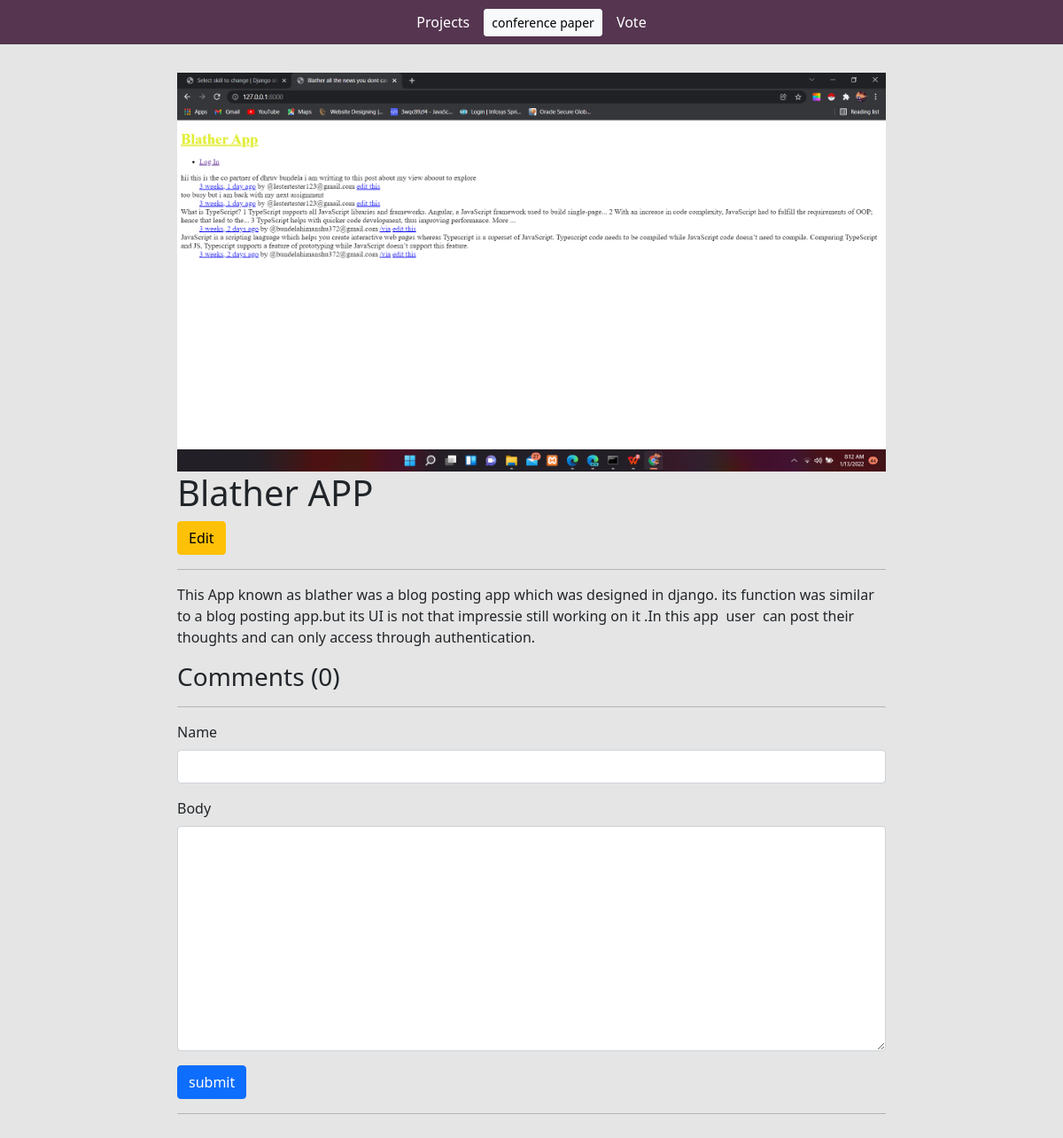
Page /project/6644f281-682a-403c-b2fe-692f90b3800d/ on the committed database.
### base/models.py (models this page shows, shortened)
class Project(models.Model):
    title = models.CharField(max_length=200)
    thumbnail = models.ImageField(null=True)
    body = RichTextUploadingField()
    slug = models.SlugField(null=True, blank=True)
    created = models.DateTimeField(auto_now_add=True)
    id = models.UUIDField(default=uuid.uuid4,  unique=True,
                          primary_key=True, editable=False)

### base/views.py (the view, shortened to what this page needs)
# urls.py: path('project/<str:pk>/', views.projectPage, name="project"),
def projectPage(request, pk):
    project = Project.objects.get(id=pk)
    count = project.comment_set.count()
    comments = project.comment_set.all().order_by('-created')
    form = CommentForm()
    context = {'project': project, 'count': count,
               'comments': comments, 'form': form}
    return render(request, 'base/project.html', context)

### base/forms.py
class CommentForm(ModelForm):
    class Meta:
        model = Comment
        fields = '__all__'
        exclude = ['project']
    def __init__(self, *args, **kwargs):
        super(CommentForm, self).__init__(*args, **kwargs)
        self.fields['name'].widget.attrs.update(
            {'class': 'form-control'})
        self.fields['body'].widget.attrs.update(
            {'class': 'form-control', })

### base/templates/base/project.html (shortened to what this page needs)
{% extends 'base/main.html' %}
{% load static %}
{% block content %}
<div class="container">
    <div class="project-container">
        <img class="project--image" src="{{project.thumbnail.url}}">
        <h1>{{project.title}}</h1>
        <a class="btn btn-warning" href="{% url 'edit-project' project.id %}">Edit</a>
        <hr>
        <p>{{project.body|safe}}</p>
        <div class="comments-container">
            <h3>Comments ({{count}})</h3>
            <hr>
            <form method="post">
                {% for field in form %}
                <div class="mb-3">
                    <label for="exampleInputPassword1" class="form-label">{{field.label}}</label>
                    {{field}}
                </div>
                {% endfor %}
                <input class="btn btn-primary" type="submit" value="submit">
            </form>
            <hr>
        </div>
    </div>
</div>
{% endblock content %}

### static/styles/main.css (style rules this page uses)
body { background-color: #E5E5E5; }
.project--image { max-width: 800px; }

### base/templates/base/project.html (style rules this page uses)
.project-container { max-width: 800px; margin: 0 auto; margin-top: 2em; margin-bottom: 2em; }

### rows in the picture
Project: thumbnail (picture), title "Blather APP", body "This App known as blather was a blog posting app which was designed in django. its function was similar to a blog posting app.but its UI is not that impressie still working on it .In this app user can post their thoughts and can only access through authentication."

### other values in the picture
{{ count }} "0"
{{ field.label }} "Name" "Body"
